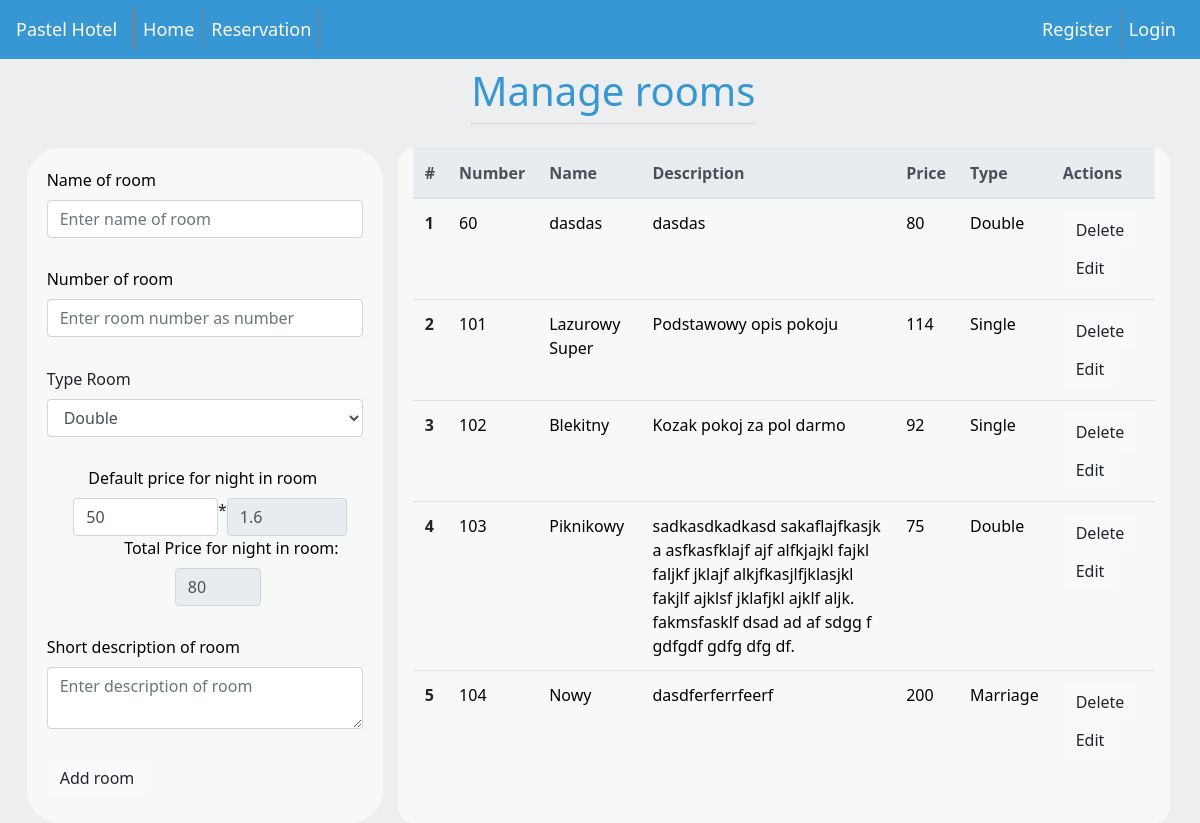
Before: /room/ with the older database file.
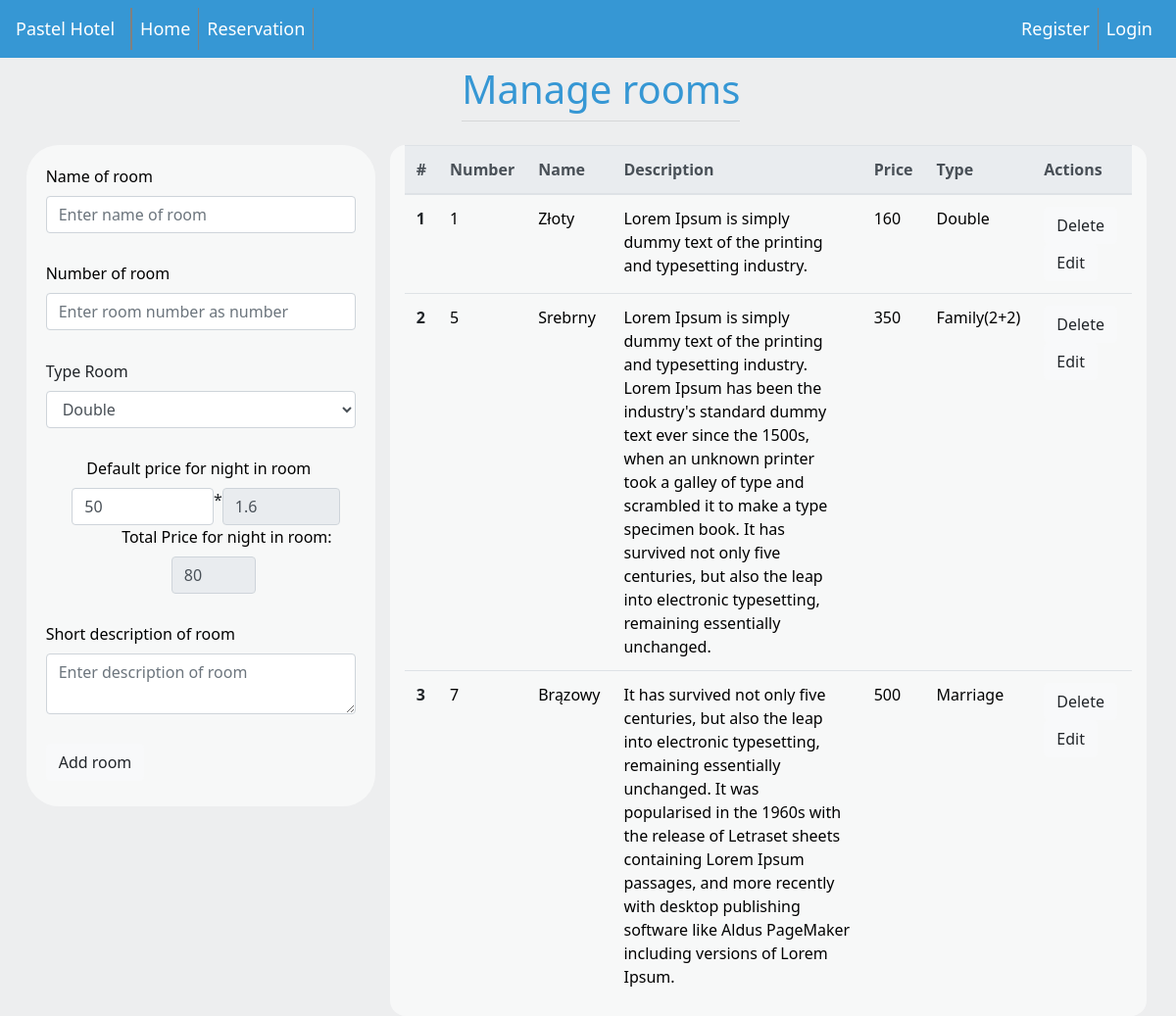
After: the same page with the newer database file.
### rooms/models.py (models this page shows)
class Room(models.Model):
    number = models.IntegerField()
    name = models.TextField()
    price = models.IntegerField()
    description = models.TextField()
    type = models.ForeignKey(RoomType, on_delete=models.CASCADE)

class RoomType(models.Model):
    name = models.TextField(max_length=100)
    capacityAdults = models.IntegerField()
    capacityKids = models.IntegerField()
    marriage = models.BooleanField(default=False)
    apartment = models.BooleanField(default=False)
    multiplier = models.FloatField()

### rooms/views.py (the view)
# urls.py: path('', room_views.viewRoom),
def viewRoom(request):
    rooms = Room.objects.all().order_by('number')
    types = RoomType.objects.all().order_by('name')
    print(types)
    return render(request, "ManageRoom.html", {'all_rooms': rooms, 'all_types': types})

### templates/ManageRoom.html (shortened to what this page needs)
<!DOCTYPE html>
{% include 'navbar.html' %}
<html lang="en">
<head>
</head>
<body onload="sort_index()">
<div class="container">
    <div class="row justify-content-center">
        <div>
            <h1 class="mt-2" style="color: rgb(54,151,212)">Manage rooms</h1>
            <hr class="mt-0 mb-4">
        </div>
    </div>
</div>
<div class="row col-md-12">
    <div class="col-md-4">
        <form class="form_room">
            <div class="form-group">
                <label style="color: black" for="name">Name of room</label>
                <input type="text" class="form-control" id="name" aria-describedby="emailHelp"
                       placeholder="Enter name of room" name="name">
            </div>
            <div class="form-group">
                <label style="color: black" for="number">Number of room</label>
                <input type="number" class="form-control" id="number" aria-describedby="emailHelp"
                       placeholder="Enter room number as number" name="number" min="0">
            </div>
            <div class="form-group">
                <label for="type">Type Room</label>
                <select class="form-control" onchange="onChangeType()" id="type" name="type">
                    {% for type in all_types %}
                        <option id="{{ type.id }}">{{ type.name }}</option>
                    {% endfor %}
                </select>
            </div>
            <div class="row form-group" style="margin-left: auto;margin-right: auto">
                <label style="color: black" class="col-md-12" for="price">Default price for night in room</label>
                <input type="number" class="form-control col-sm-6" id="defaultprice" placeholder="Enter price as number"
                       name="defaultprice" min="1" value="50" onchange="onChangeType()">*
                <input disabled class="form-control col-sm-5" id="multiplier" placeholder=""
                       name="multiplier">
                <div class="col-md-12">
                    <label style="color: black" class="row justify-content-center" for="price">Total Price for night in room:</label>
                    <input readonly class="form-control col-sm-4" id="price" placeholder="Enter price as number"
                           name="price" style="margin-right: auto;margin-left: auto">
                </div>
            </div>
            <div class="form-group">
                <label style="color: black" for="description">Short description of room</label>
                <textarea type="text" class="form-control" id="description" placeholder="Enter description of room"
                          name="description"></textarea>
            </div>
            <button type="submit" class="btn btn-light" formmethod="post" formaction="/room/add/">Add room</button>
        </form>
    </div>
    <div class="col-md-8">
        <table class="table">
            <thead class="thead-light" style="color: black">
            <tr>
                <th scope="col">#</th>
                <th scope="col">Number</th>
                <th scope="col">Name</th>
                <th scope="col">Description</th>
                <th scope="col">Price</th>
                <th scope="col">Type</th>
                <th scope="col">Actions</th>
            </tr>
            </thead>
            <tbody>
            {% for room in all_rooms %}
                <tr>
                    <th scope="row" class="lp"></th>
                    <td style="color: black;">{{ room.number }}</td>
                    <td style="color: black;">{{ room.name }}</td>
                    <td style="color: black;">{{ room.description }}</td>
                    <td style="color: black;">{{ room.price }}</td>
                    <td style="color: black;">{{ room.type.name }}</td>
                    <form style="display: inline;">{% csrf_token %}
                        <td>
                            <button type="submit" class="btn btn-light" formmethod="post"
                                    formaction="/room/delete/{{ room.id }}/">Delete
                            </button>
                            <button type="submit" class="btn btn-light" formmethod="get"
                                    formaction="/room/edit/{{ room.id }}/">Edit
                            </button>
                        </td>
                    </form>
                </tr>
            {% endfor %}
            </tbody>
        </table>
    </div>
</div>
</body>
</html>

### templates/navbar.html (shortened to what this page needs)
{% block naglowek %}
    <div>
        <link rel="stylesheet" href="https://stackpath.bootstrapcdn.com/bootstrap/4.1.3/css/bootstrap.min.css"
>
        <nav class="navbar navbar-expand-lg " style="background-color: rgb(54,151,212);color: white">
            <a class="navbar-brand" style="font-size: large; color: white" href="/">Pastel Hotel</a>
            <div class="collapse navbar-collapse" id="navbarSupportedContent">
                <ul class="navbar-nav mr-auto">
                    <li style="border-left:2px solid gray;height:auto"></li>
                    <li class="nav-item">
                        <a style="color: white" class="nav-link" href="/">Home </a>
                    </li>
                    <li class="nav-item">
                        <a style="color: white" class="nav-link" href="/room/search">Reservation</a>
                    </li>
                </ul>
                <ul class="navbar-nav mr-right">
                    {% if user.is_authenticated %}
                        <li class="nav-item">
                            <a style="color: white" class="nav-link" href="/account/profile">Profile</a>
                        </li>
                        <li class="nav-item">
                            <a style="color: white" class="nav-link" href="/account/logout">Logout</a>
                        </li>
                    {% else %}
                        <li class="nav-item">
                            <a style="color: white" class="nav-link" href="/account/register">Register</a>
                        </li>
                        <li class="nav-item">
                            <a style="color: white" class="nav-link" href="/account/login">Login</a>
                        </li>
                    {% endif %}
                </ul>
            </div>
        </nav>
    </div>
{% endblock %}

Changed rows visible on the page:
removed Room: number "60", name "dasdas", description "dasdas", price "80", type.name "Double"
removed Room: number "101", name "Lazurowy Super", description "Podstawowy opis pokoju", price "114", type.name "Single"
removed Room: number "102", name "Blekitny", description "Kozak pokoj za pol darmo", price "92", type.name "Single"
removed Room: number "103", name "Piknikowy", description "sadkasdkadkasd sakaflajfkasjk a asfkasfklajf ajf alfkjajkl fajkl faljkf jklajf alkjfkasjlfjklasjkl fakjlf ajklsf jklafjkl ajklf aljk. fakmsfasklf dsad ad af sdgg f gdfgdf gdfg dfg df.", price "75", type.name "Double"
removed Room: number "104", name "Nowy", description "dasdferferrfeerf", price "200", type.name "Marriage"
added Room: number "1", name "Złoty", description "Lorem Ipsum is simply dummy text of the printing and typesetting industry.", price "160", type.name "Double"
added Room: number "5", name "Srebrny", description "Lorem Ipsum is simply dummy text of the printing and typesetting industry. Lorem Ipsum has been the industry's standard dummy text ever since the 1500s, when an unknown printer took a galley of type and scrambled it to make a type specimen book. It has survived not only five centuries, but also the leap into electronic typesetting, remaining essentially unchanged.", price "350", type.name "Family(2+2)"
added Room: number "7", name "Brązowy", description "It has survived not only five centuries, but also the leap into electronic typesetting, remaining essentially unchanged. It was popularised in the 1960s with the release of Letraset sheets containing Lorem Ipsum passages, and more recently with desktop publishing software like Aldus PageMaker including versions of Lorem Ipsum.", price "500", type.name "Marriage"
